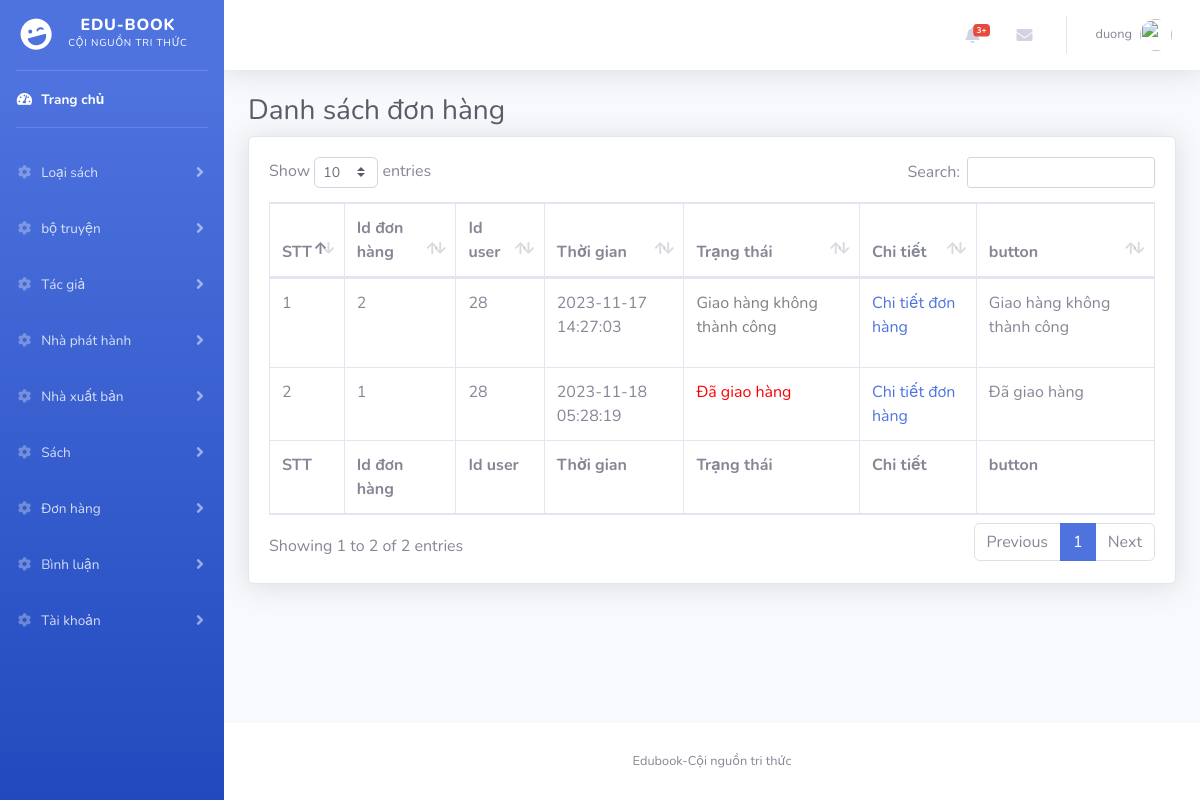
The app's page /index.php?controller=donHang (signed in) with its own data.
### tables this page shows
CREATE TABLE `don_hang` (
  `id_don_hang` int(11) NOT NULL,
  `id_user` int(11) NOT NULL,
  `thoi_gian` timestamp NOT NULL DEFAULT current_timestamp() ON UPDATE current_timestamp(),
  `id_trang_thai_don_hang` int(11) NOT NULL
);

CREATE TABLE `trang_thai_don_hang` (
  `id_trang_thai_don_hang` int(11) NOT NULL,
  `ten_trang_thai_don_hang` varchar(50) NOT NULL
);

### DAO/DonHangDAO.php (called while the page is built, shortened)
<?php
include_once 'models/DonHang.php';
class DonHangDAO
{
    private $PDO;
    public function __construct()
    {
        require_once('config/PDO.php');
        $this->PDO = $pdo;
    }
    public function show()
    {
        $sql = "SELECT * FROM `don_hang` INNER JOIN `trang_thai_don_hang` ON don_hang.id_trang_thai_don_hang = trang_thai_don_hang.id_trang_thai_don_hang ORDER BY `id_don_hang` DESC";
        $stmt = $this->PDO->prepare($sql);
        $stmt->execute();
        $lists = array();
        while ($row = $stmt->fetch(PDO::FETCH_ASSOC)) {
            $product = new DonHang($row['id_don_hang'], $row['id_user'], $row['thoi_gian'], $row['id_trang_thai_don_hang'], $row['ten_trang_thai_don_hang'],);
            $lists[] = $product;
        }
        return $lists;
    }
}

### models/DonHang.php (called while the page is built, shortened)
<?php
class DonHang{
    public function __construct($id_don_hang,$id_user,$thoi_gian,$id_trang_thai_don_hang,$ten_tt_don_hang)
    {
        $this->id_don_hang = $id_don_hang;
        $this->id_user = $id_user;
        $this->thoi_gian = $thoi_gian;
        $this->id_trang_thai_don_hang = $id_trang_thai_don_hang;
        $this->ten_tt_don_hang = $ten_tt_don_hang;
    }
}

### views/donhang/admin/list.php (the view, shortened to what this page needs)
<?php include "views/layout/admin/Header.php";
?>
<div class="container-fluid">
    <h1 class="h3 mb-2 text-gray-800">Danh sách đơn hàng</h1>
    <div class="card shadow mb-4">
        <div class="card-body">
            <div class="table-responsive">
                <table class="table table-bordered" id="dataTable" width="100%" cellspacing="0">
                    <thead>
                        <tr>
                            <th>STT</th>
                            <th>Id đơn hàng</th>
                            <th>Id user</th>
                            <th>Thời gian</th>
                            <th>Trạng thái</th>
                            <th>Chi tiết</th>
                            <th>button</th>
                        </tr>
                    </thead>
                    <tfoot>
                        <tr>
                            <th>STT</th>
                            <th>Id đơn hàng</th>
                            <th>Id user</th>
                            <th>Thời gian</th>
                            <th>Trạng thái</th>
                            <th>Chi tiết</th>
                            <th>button</th>
                        </tr>
                    </tfoot>
                    <tbody>
                        <?php foreach ($list as $i => $dh) { ?>
                            <tr>
                                <td><?php echo $i + 1 ?></td>
                                <td><?php echo $dh->id_don_hang ?></td>
                                <td><?php echo $dh->id_user ?></td>
                                <td><?php echo $dh->thoi_gian ?></td>
                                <td <?php
                                    if ($dh->ten_tt_don_hang == "Chờ xác nhận") {
                                        echo 'style="color: Yellow"';
                                    } elseif ($dh->ten_tt_don_hang == "Đang giao hàng") {
                                        echo 'style="color: Green"';
                                    } elseif ($dh->ten_tt_don_hang == "Hủy") {
                                        echo 'style="color: Blue"';
                                    } elseif ($dh->ten_tt_don_hang == "Đã giao hàng") {
                                        echo 'style="color: Red"';
                                    } elseif ($dh->ten_tt_don_hang == "Giao hàng không thành công") {
                                        echo 'style="color: Gray"';
                                    }
                                    ?>>
                                    <?php echo $dh->ten_tt_don_hang ?></td>
                                <td>
                                    <a href="index.php?controller=donHang_fix&id=<?php echo $dh->id_don_hang ?>">Chi tiết
                                        đơn
                                        hàng</a>
                                </td>
                                <td>
                                    <?php
                                    if ($dh->id_trang_thai_don_hang == 1) {
                                        echo ' <button style="border: none;background-color: #2850c3;border-radius: 3px"><a style="padding: 3px;color: white" href="index.php?controller=donHang_update_tt&tt=2&id=' . $dh->id_don_hang . '">Giao hàng</a></button>';
                                    } elseif ($dh->id_trang_thai_don_hang == 3 || $dh->id_trang_thai_don_hang == 4 || $dh->id_trang_thai_don_hang == 5) {
                                        echo '<p>' . $dh->ten_tt_don_hang . '</p>';
                                    }
                                    ?>
                                </td>
                            </tr>
                        <?php } ?>
                    </tbody>
                </table>
            </div>
        </div>
    </div>
</div>
<?php include "views/layout/admin/Footer.php"; ?>

### records on screen
don_hang: id_don_hang "2", id_user "28", thoi_gian "2023-11-17 14:27:03", id_trang_thai_don_hang.ten_trang_thai_don_hang "Giao hàng không thành công"
don_hang: id_don_hang "1", id_user "28", thoi_gian "2023-11-18 05:28:19", id_trang_thai_don_hang.ten_trang_thai_don_hang "Đã giao hàng"

### other values on screen
$_SESSION['name'] "duong"
